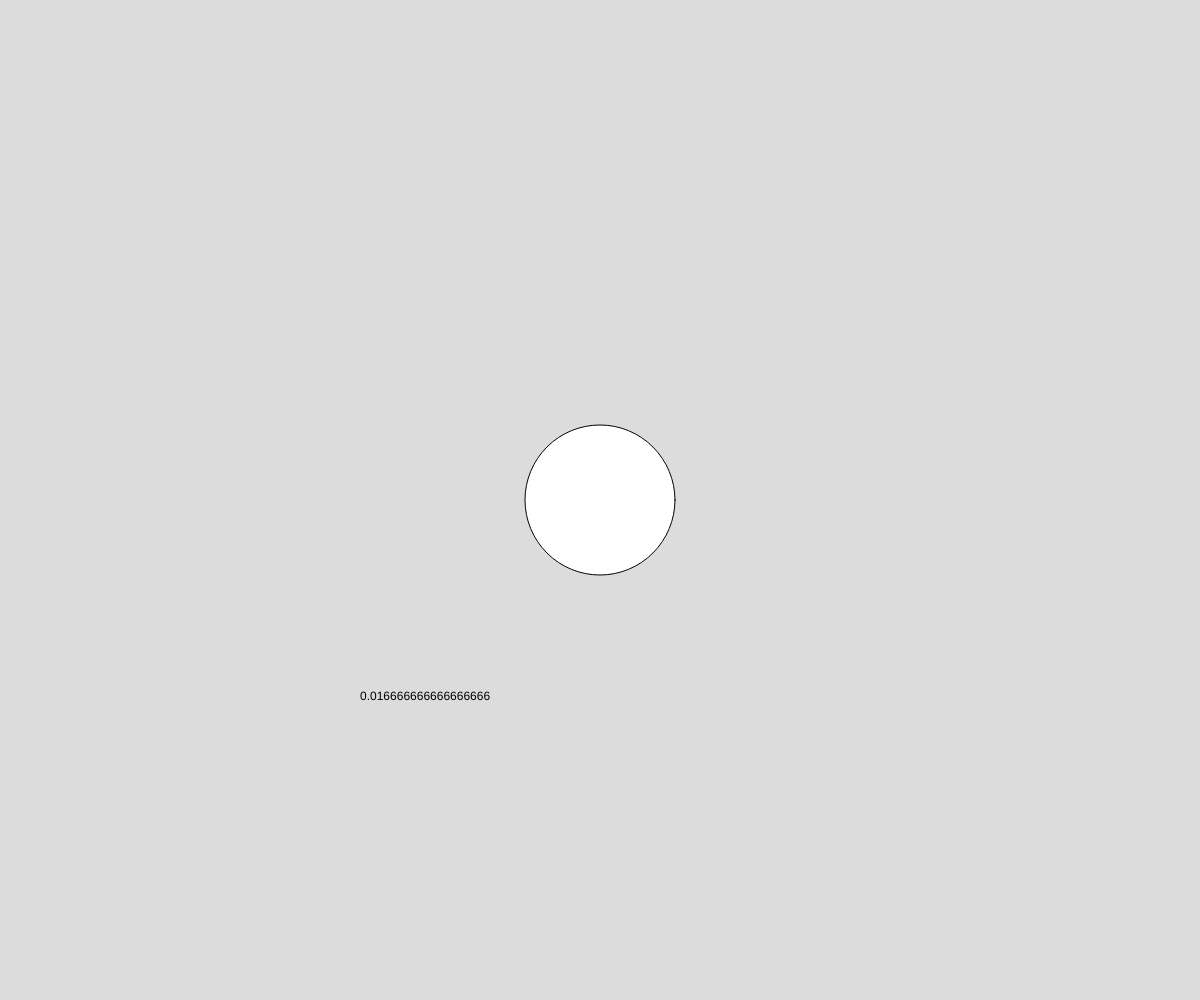
Frame 1 (no input)
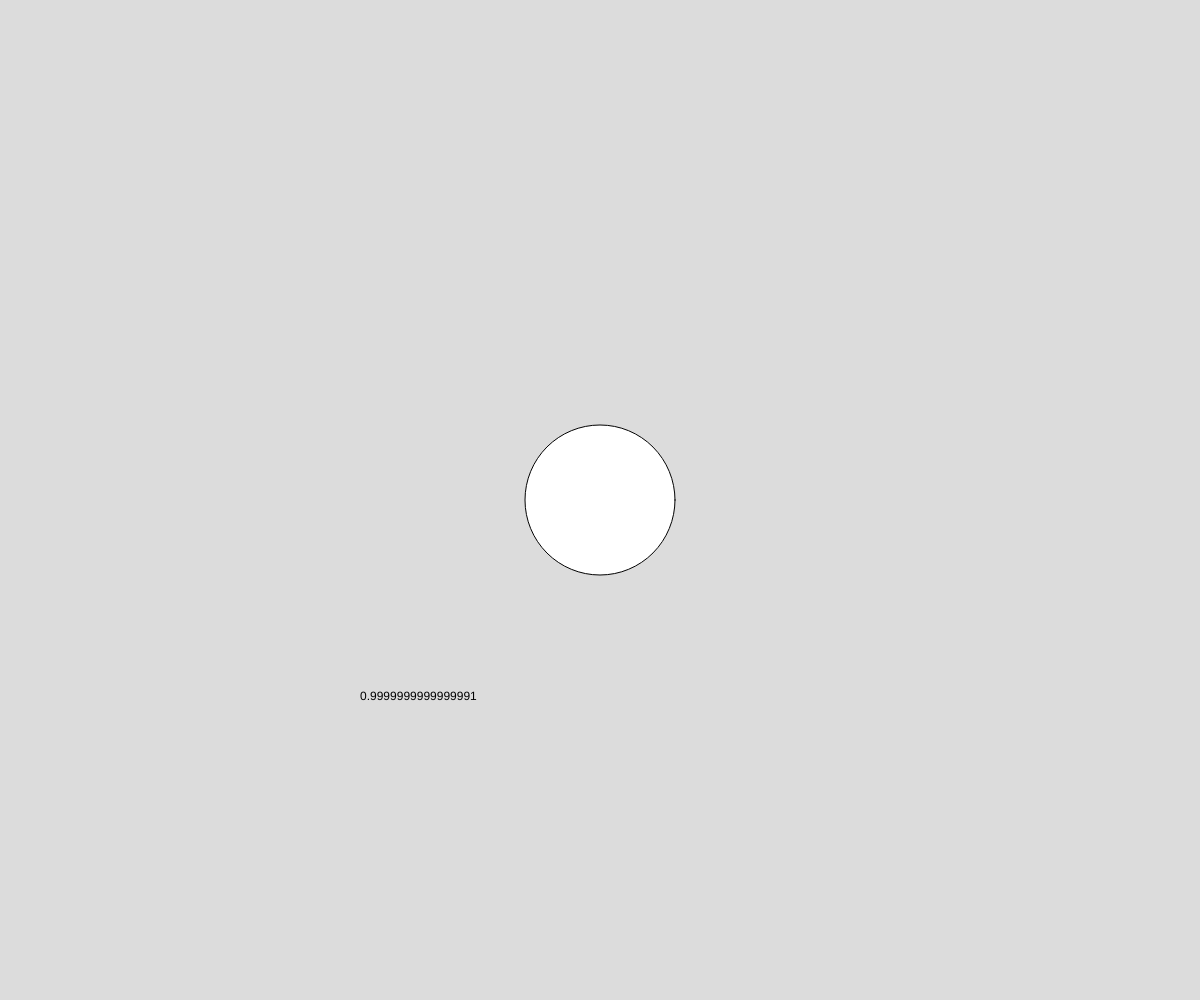
Frame 60 (no input)
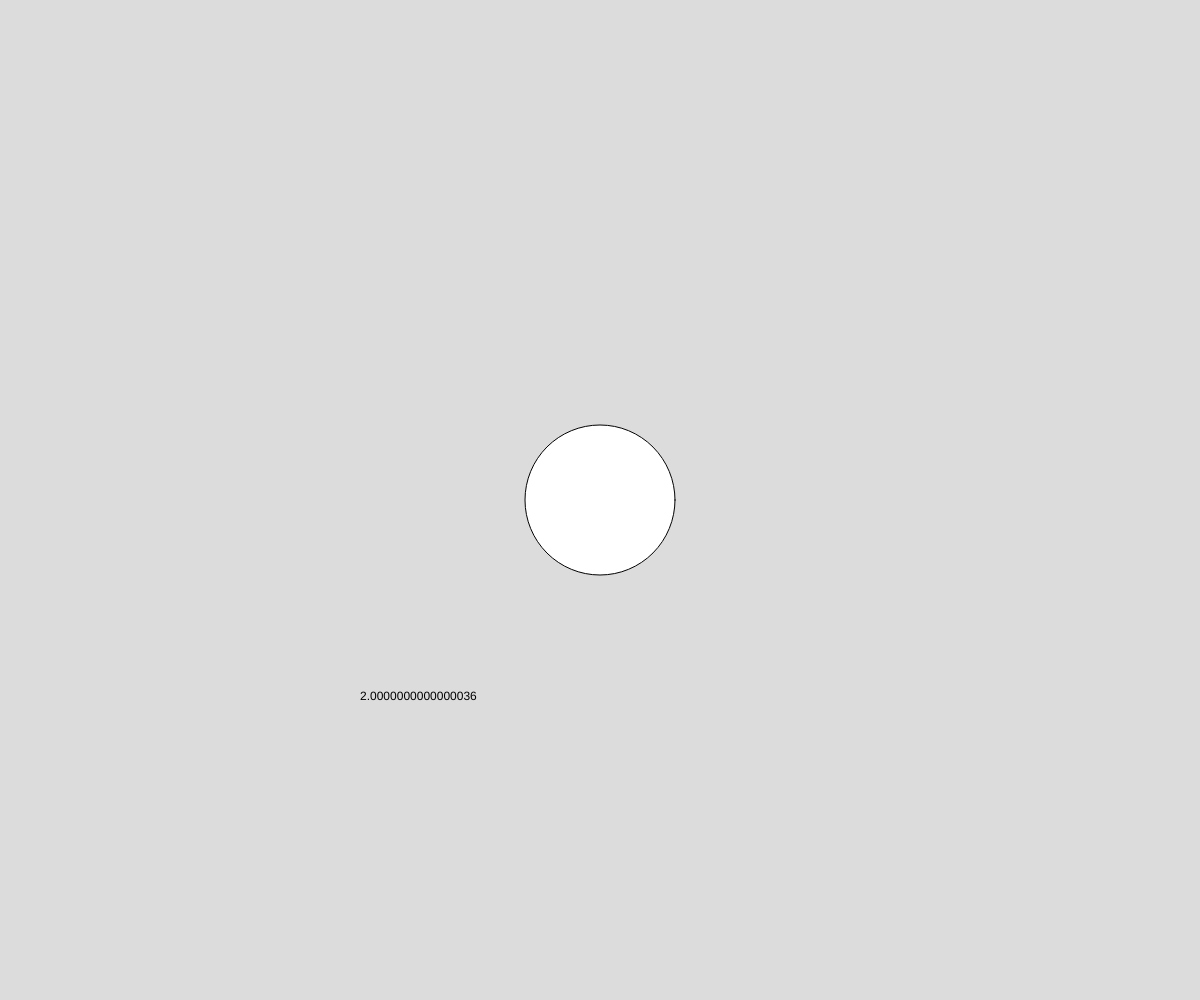
Frame 120 (the mouse pressed at the canvas centre since frame 60)

The p5.js sketch that drew these frames (run headless with seeded random() and noise() and a simulated clock; from frame 60 on, the mouse is pressed at the canvas centre):

// p5.js sketch
// ── sketch.js
// State Variables and Timing
// Ethan Meachem
// 2/13/2025


//global declarations
let shapeState = 1; // 1-circle   2-square  3-triangle   4-transition
let startTime, elapsedTime;

function setup() {
  createCanvas(windowWidth, windowHeight);
  startTime= millis();
}

function manageTimer(){
  elapsedTime = millis() - startTime
  text(elapsedTime/1000, width*0.3, height*0.7);
}

function drawShape(){
 switch(shapeState){
  case 1: 
    circle(width/2, height/2, 150);
    break;
  case 2:
    square(width/2, height/2, 150);
    break;
  case 3:
    let x = width/2; let y = height/2;
    triangle(x-50, y+50, x+50, y+50, x, y-25);
    break;
  case 4:
    for(let i = 0; i < 20; i++){
      let x = random(width*0.4, width*0.6); let y = random(height*0.4, height*0.6);
      line(x,y,x+25, y);
    }
    break;
 } 
}
function keyPressed(){
  if(shapeState < 4){
    shapeState++;
    if (shapeState=== 4){
        startTime = millis();
  }
}
}

function draw() {
  background(220);
  drawShape();
  manageTimer();
  if(shapeState === 4 && elapsedTime > 2000){
    shapeState = 1;
  }
}
